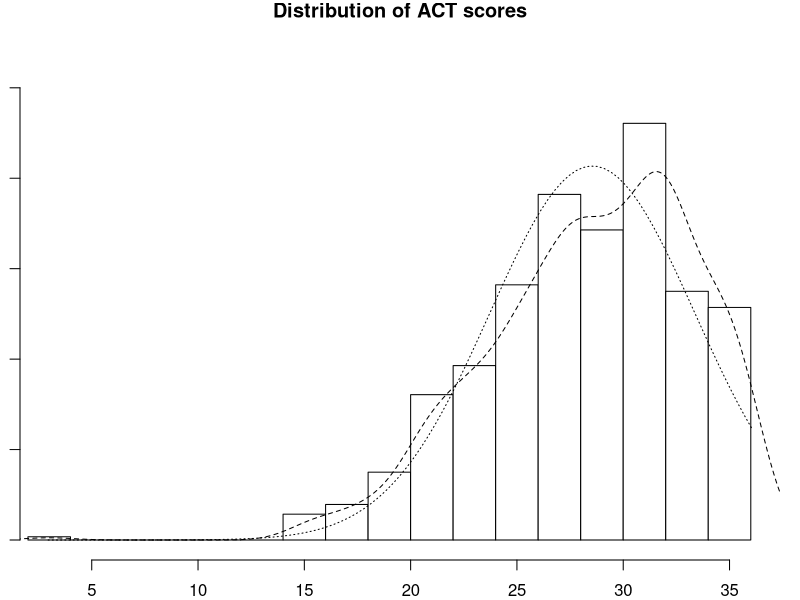
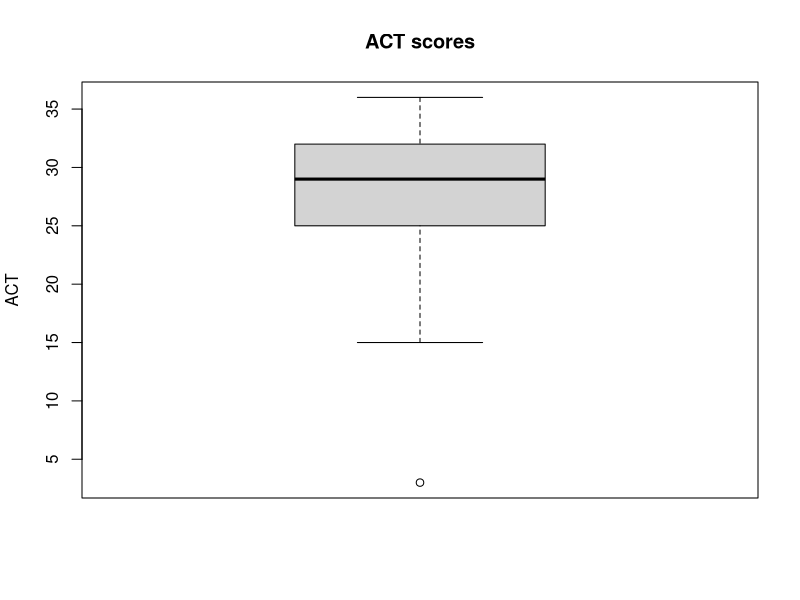
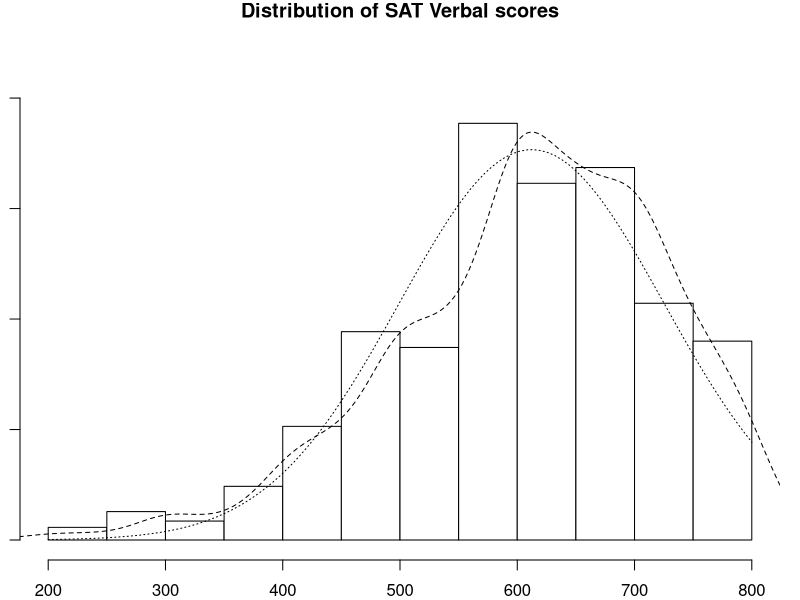
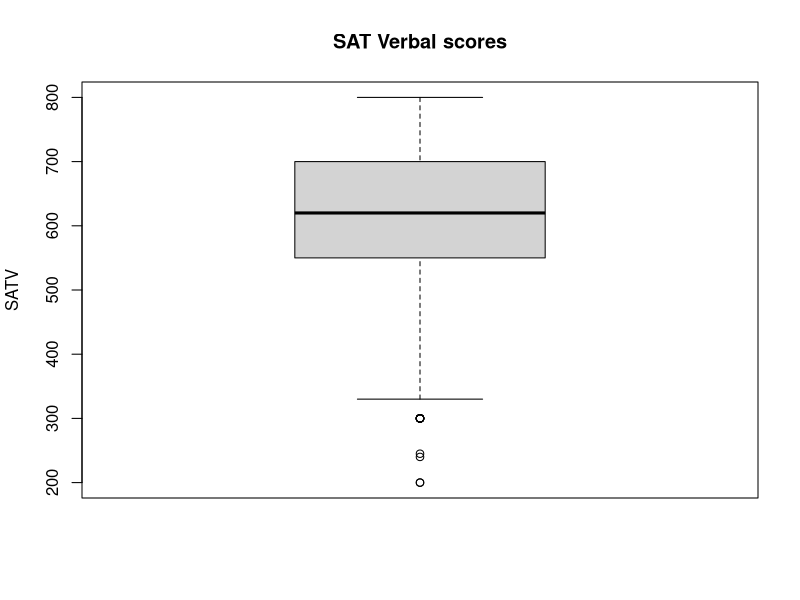
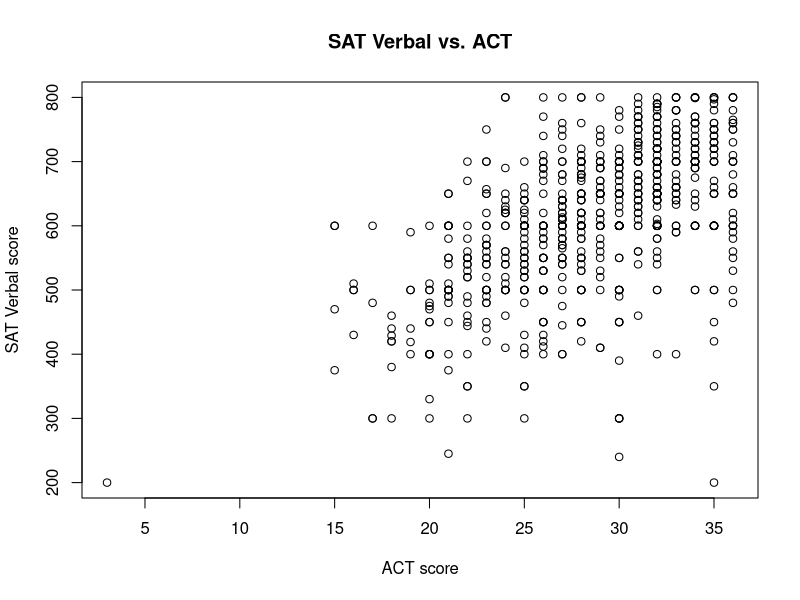
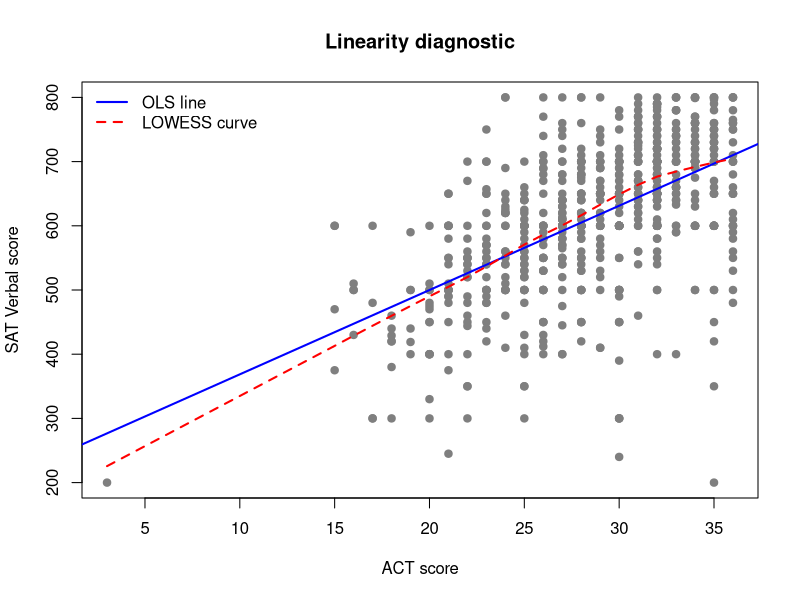
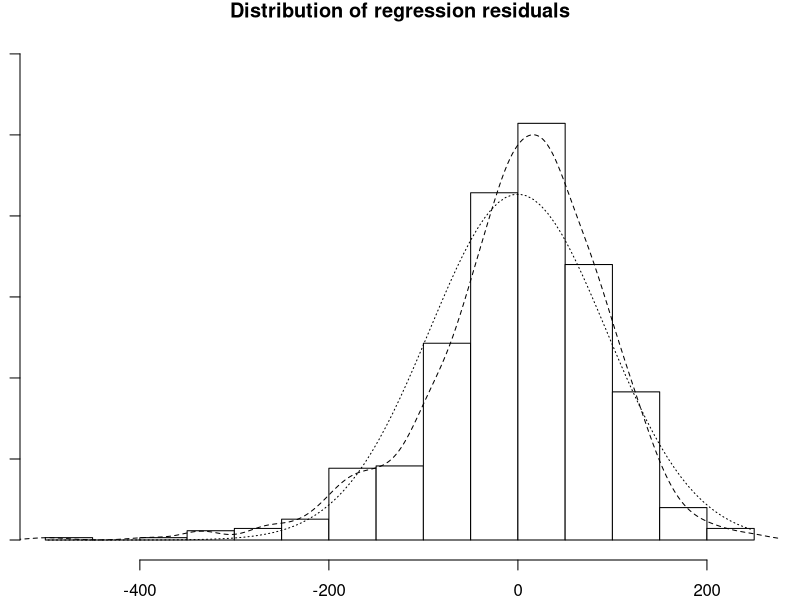
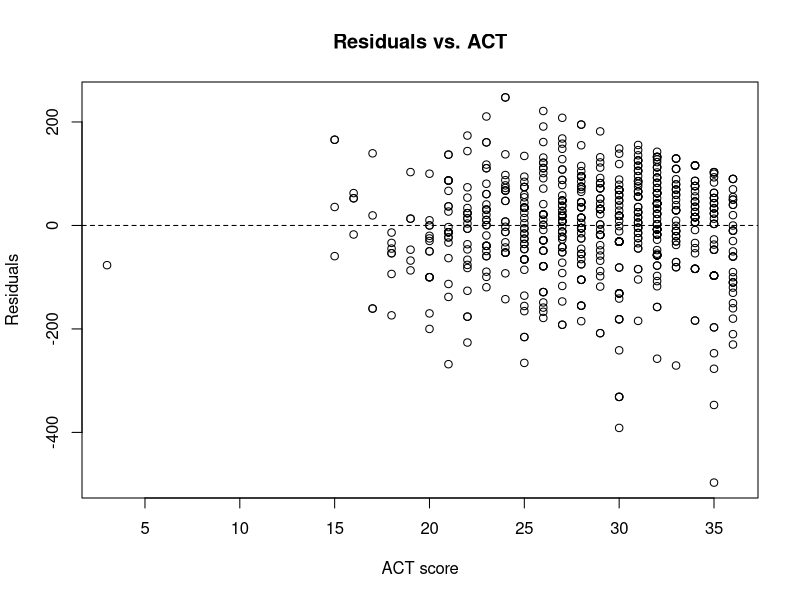

Write the R code that produced these figures, in order.
############################################################
# PSY 300: Simple Linear Regression Diagnostics SOLUTIONS
# Dataset: sat.act (psych package)
# Outcome: SAT Verbal (SATV); Predictor: ACT score (ACT)
############################################################

library(psych)
library(car)
data("sat.act", package = "psych")
dat <- na.omit(sat.act[, c("ACT", "SATV")])
head(dat)

str(dat)
nrow(dat)

############################################################
# 1. Descriptive statistics
############################################################

describe(dat$ACT)
multi.hist(dat$ACT, main = "Distribution of ACT scores")
boxplot(dat$ACT, main = "ACT scores", ylab = "ACT")

describe(dat$SATV)
multi.hist(dat$SATV, main = "Distribution of SAT Verbal scores")
boxplot(dat$SATV, main = "SAT Verbal scores", ylab = "SATV")

plot(dat$ACT, dat$SATV,
     xlab = "ACT score", ylab = "SAT Verbal score",
     main = "SAT Verbal vs. ACT")

############################################################
# 2. Regression model
############################################################

mod <- lm(SATV ~ ACT, data = dat)
summary(mod)

# Answers:

# 1. What is the regression equation?
# Predicted SATV = 237.34 + 13.13(ACT)
# The intercept is 237.34, and the slope is 13.13.


# 2. Interpret the slope in the context of this study.
# For every 1-point increase in ACT score, predicted SAT
# Verbal score increases by approximately 13.13 points,
# on average.


# 3. What proportion of variance in SATV is explained
#    by ACT scores?
# R-squared = 0.3148
# Approximately 31.48% of the variance in SAT Verbal
# scores is explained by ACT scores.


# 4. Is ACT score a statistically significant predictor
#    of SAT Verbal scores?
# Yes. ACT score is a statistically significant positive
# predictor of SAT Verbal scores,
# b = 13.13, t(698) = 17.91, p < .001.
# This indicates that higher ACT scores are associated
# with significantly higher SAT Verbal scores.


############################################################
# 3. Diagnostics
############################################################

# Linearity: compare the straight OLS line with LOWESS.
plot(dat$ACT, dat$SATV,
     xlab = "ACT score", ylab = "SAT Verbal score",
     main = "Linearity diagnostic", pch = 19, col = "grey50")
abline(mod, col = "blue", lwd = 2)
lines(lowess(dat$ACT, dat$SATV), col = "red", lwd = 2, lty = 2)
legend("topleft", legend = c("OLS line", "LOWESS curve"),
       col = c("blue", "red"), lty = c(1, 2), lwd = 2, bty = "n")

# LINEARITY
# The assumption of linearity appears reasonably satisfied.
# The scatterplot suggests a positive, approximately linear
# relationship between ACT scores and SAT Verbal scores.
# Although the LOWESS curve shows some flattening at higher
# ACT scores, there is no substantial departure from linearity.
# Overall, a linear model appears reasonable for these data.

# Normality of errors
residuals <- resid(mod)
multi.hist(residuals, main = "Distribution of regression residuals")
describe(residuals)

# NORMALITY OF ERRORS
# The residuals appear approximately bell-shaped but
# exhibit noticeable negative skew.
# Most residuals are concentrated around zero, but the
# distribution has a longer left tail, including several
# unusually large negative residuals.
# Therefore, the assumption of normality of errors
# appears somewhat questionable.

# Homoscedasticity
plot(dat$ACT, residuals, pch = 1,
     xlab = "ACT score", ylab = "Residuals",
     main = "Residuals vs. ACT")
abline(h = 0, lty = 2)

# HOMOSCEDASTICITY
# The assumption of homoscedasticity appears reasonably
# satisfied.
# The residual plot does not show a clear funnel shape
# or systematic change in variability across ACT scores.
# Although there are some unusually large residuals,
# these do not necessarily indicate heteroscedasticity.
# Overall, the spread of residuals appears reasonably
# consistent across values of ACT scores.

############################################################
# 4. Sample interpretation framework
############################################################

# Regression assumptions were evaluated using visual
# diagnostics and descriptive statistics.

# The scatterplot suggested an approximately linear
# relationship between ACT scores and SAT Verbal scores.
# Although the LOWESS curve showed some flattening at
# higher ACT scores, there were no substantial departures
# from linearity.

# Examination of the residuals indicated that the
# distribution was approximately bell-shaped but exhibited
# some negative skew and several unusually large negative
# residuals. Therefore, the assumption of normality of
# errors was somewhat questionable.

# The residuals-versus-ACT plot showed no clear funnel
# shape or systematic change in variability, suggesting
# that the assumption of homoscedasticity was reasonably
# satisfied.

# Overall, the diagnostics suggested that linearity and
# homoscedasticity were reasonably satisfied, although
# some departures from normality were observed.

# Note: Independence of observations is also an assumption,
# but it cannot be established from these diagnostic plots.
